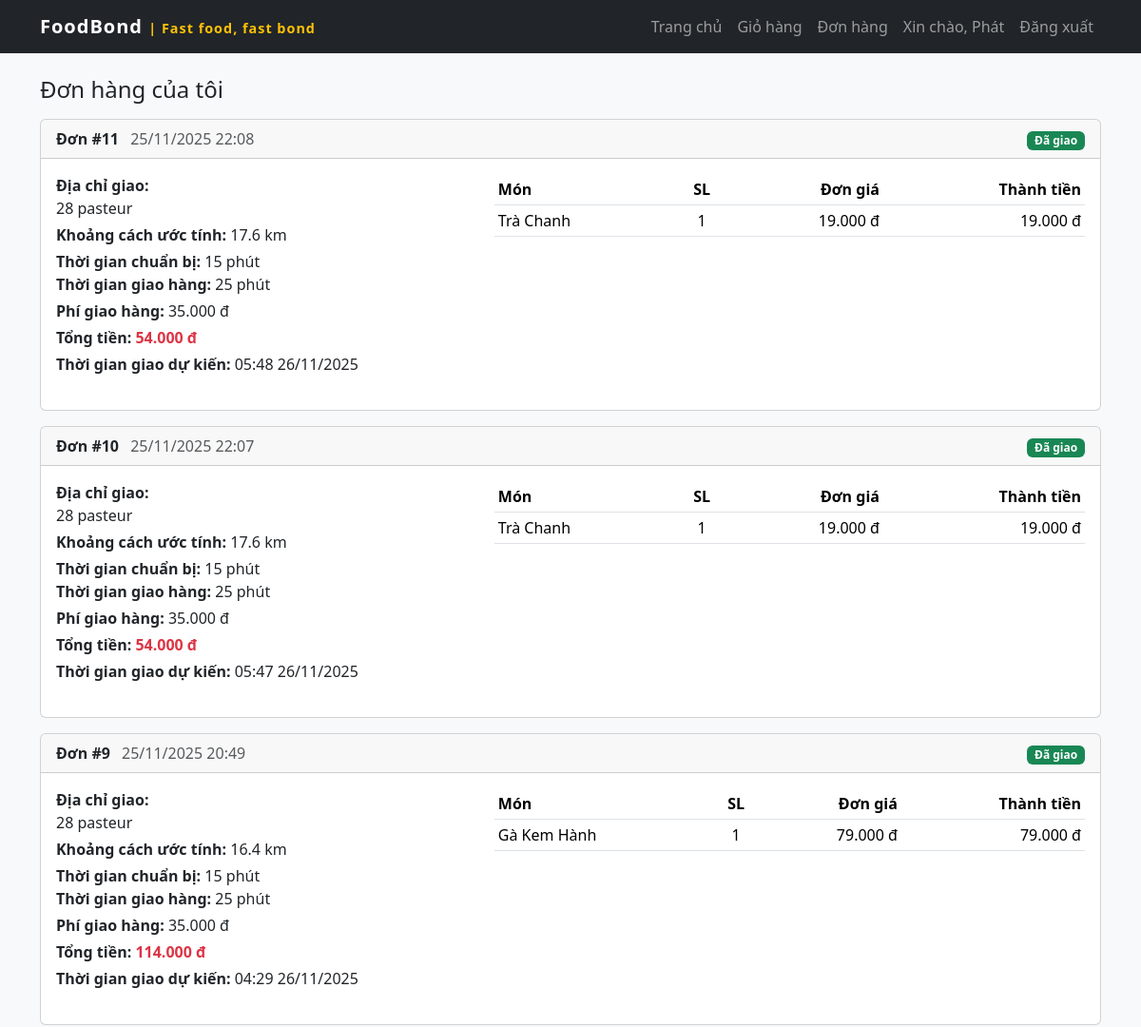
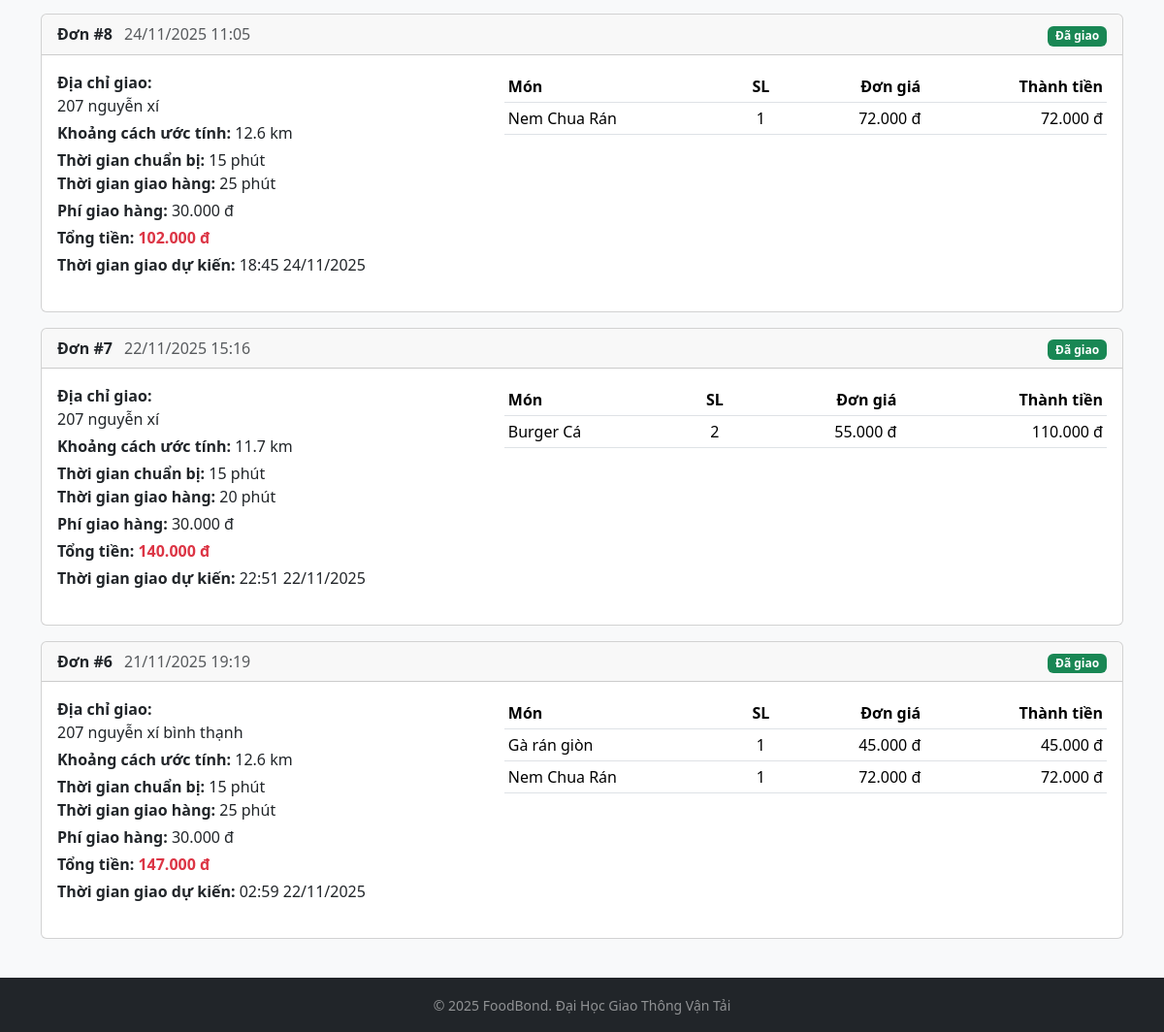
/my_orders.php (signed in), run on the app's committed database (2 pictures, top to bottom).
### tables this page shows
CREATE TABLE `orders` (
  `order_id` int(11) NOT NULL,
  `user_id` int(11) DEFAULT NULL,
  `total` decimal(10,2) DEFAULT NULL,
  `shipping_fee` int(11) NOT NULL DEFAULT 0,
  `shipping_address` varchar(255) DEFAULT NULL,
  `distance_km` decimal(5,2) DEFAULT NULL,
  `prep_minutes` int(11) NOT NULL DEFAULT 20,
  `delivery_minutes` int(11) NOT NULL DEFAULT 20,
  `status` varchar(50) DEFAULT 'pending',
  `estimated_delivery_time` datetime DEFAULT NULL,
  `created_at` timestamp NOT NULL DEFAULT current_timestamp()
);

CREATE TABLE `order_items` (
  `item_id` int(11) NOT NULL,
  `order_id` int(11) DEFAULT NULL,
  `product_id` int(11) DEFAULT NULL,
  `quantity` int(11) DEFAULT 1,
  `price` decimal(10,2) DEFAULT NULL
);

CREATE TABLE `products` (
  `product_id` int(11) NOT NULL,
  `category_id` int(11) DEFAULT NULL,
  `product_name` varchar(150) DEFAULT NULL,
  `description` text DEFAULT NULL,
  `price` decimal(10,2) DEFAULT NULL,
  `image` varchar(255) DEFAULT NULL,
  `created_at` timestamp NOT NULL DEFAULT current_timestamp()
);

### layorder.php (called while the page is built, shortened)
<?php
function update_and_get_order_status(array $row, mysqli $conn): array
{
    if ($row['status'] === 'delivered' || $row['status'] === 'cancelled') {
        return $row;
    }
    return $row;
}

### my_orders.php (the view, shortened to what this page needs)
<?php
require 'config.php';
require 'layorder.php';
$userId = (int)$_SESSION['user_id'];
$sqlOrders = "
    SELECT order_id, total, shipping_fee, shipping_address, distance_km, status,
           prep_minutes, delivery_minutes, estimated_delivery_time, created_at
    FROM orders
    WHERE user_id = ?
    ORDER BY created_at DESC
";
$stmt = mysqli_prepare($conn, $sqlOrders);
mysqli_stmt_bind_param($stmt, "i", $userId);
mysqli_stmt_execute($stmt);
$rsOrders = mysqli_stmt_get_result($stmt);
$orders = [];
$orderIds = [];
while ($row = mysqli_fetch_assoc($rsOrders)) {
    $row = update_and_get_order_status($row, $conn);
    $orders[$row['order_id']] = $row;
    $orderIds[] = $row['order_id'];
}
$itemsByOrder = [];
if (!empty($orderIds)) {
    $placeholders = implode(',', array_fill(0, count($orderIds), '?'));
    $sqlItems = "
        SELECT oi.order_id, oi.product_id, oi.quantity, oi.price, p.product_name
        FROM order_items oi
        JOIN products p ON oi.product_id = p.product_id
        WHERE oi.order_id IN ($placeholders)
        ORDER BY oi.order_id ASC, p.product_name ASC
    ";
    $stmt = mysqli_prepare($conn, $sqlItems);
    $types = str_repeat('i', count($orderIds));
    mysqli_stmt_bind_param($stmt, $types, ...$orderIds);
    mysqli_stmt_execute($stmt);
    $rsItems = mysqli_stmt_get_result($stmt);
    while ($row = mysqli_fetch_assoc($rsItems)) {
        $oid = $row['order_id'];
        if (!isset($itemsByOrder[$oid])) {
            $itemsByOrder[$oid] = [];
        }
        $itemsByOrder[$oid][] = $row;
    }
}
include 'header.php';
?>
<h2 class="h4 mb-3">Đơn hàng của tôi</h2>
<?php if (empty($orders)): ?>
    <div class="alert alert-info">
        Bạn chưa có đơn hàng nào.
        <a href="index.php" class="alert-link">Bắt đầu đặt món tại FoodBond</a>.
    </div>
<?php else: ?>
    <?php foreach ($orders as $oid => $o): ?>
        <?php
        $status = $o['status'];
        $badgeClass = 'bg-secondary';
        $label = $status;
        if ($status === 'preparing') {
            $badgeClass = 'bg-warning text-dark';
            $label = 'Đang chuẩn bị';
        } elseif ($status === 'delivering') {
            $badgeClass = 'bg-info text-dark';
            $label = 'Đang giao hàng';
        } elseif ($status === 'delivered') {
            $badgeClass = 'bg-success';
            $label = 'Đã giao';
        } elseif ($status === 'cancelled') {
            $badgeClass = 'bg-danger';
            $label = 'Đã huỷ';
        }
        ?>
        <div class="card mb-3">
            <div class="card-header d-flex justify-content-between align-items-center">
                <div>
                    <strong>Đơn #<?php echo $oid; ?></strong>
                    <span class="text-muted ms-2">
                        <?php echo date('d/m/Y H:i', strtotime($o['created_at'])); ?>
                    </span>
                </div>
                <div>
                    <span class="badge <?php echo $badgeClass; ?>">
                        <?php echo $label; ?>
                    </span>
                </div>
            </div>
            <div class="card-body">
                <div class="row">
                    <div class="col-md-5 mb-3">
                        <p class="mb-1">
                            <strong>Địa chỉ giao:</strong><br>
                            <?php echo nl2br(htmlspecialchars($o['shipping_address'])); ?>
                        </p>
                        <p class="mb-1">
                            <strong>Khoảng cách ước tính:</strong>
                            <?php echo number_format((float)$o['distance_km'], 1); ?> km
                        </p>
                        <p class="mb-1">
                            <strong>Thời gian chuẩn bị:</strong>
                            <?php echo (int)$o['prep_minutes']; ?> phút<br>
                            <strong>Thời gian giao hàng:</strong>
                            <?php echo (int)$o['delivery_minutes']; ?> phút
                        </p>
                        <p class="mb-1">
                            <strong>Phí giao hàng:</strong>
                            <?php echo number_format($o['shipping_fee'], 0, ',', '.'); ?> đ
                        </p>
                        <p class="mb-1">
                            <strong>Tổng tiền:</strong>
                            <span class="text-danger fw-bold">
                                <?php echo number_format($o['total'], 0, ',', '.'); ?> đ
                            </span>
                        </p>
                        <?php if (!empty($o['estimated_delivery_time'])):
                            $eta = new DateTime($o['estimated_delivery_time']);
                        ?>
                            <p class="mb-1">
                                <strong>Thời gian giao dự kiến:</strong>
                                <?php echo $eta->format('H:i d/m/Y'); ?>
                            </p>
                        <?php endif; ?>
                    </div>
                    <div class="col-md-7 mb-3">
                        <div class="table-responsive">
                            <table class="table table-sm align-middle mb-0">
                                <thead>
                                <tr>
                                    <th>Món</th>
                                    <th class="text-center">SL</th>
                                    <th class="text-end">Đơn giá</th>
                                    <th class="text-end">Thành tiền</th>
                                </tr>
                                </thead>
                                <tbody>
                                <?php if (!empty($itemsByOrder[$oid])): ?>
                                    <?php foreach ($itemsByOrder[$oid] as $it):
                                        $lineTotal = $it['price'] * $it['quantity'];
                                    ?>
                                        <tr>
                                            <td><?php echo htmlspecialchars($it['product_name']); ?></td>
                                            <td class="text-center"><?php echo (int)$it['quantity']; ?></td>
                                            <td class="text-end">
                                                <?php echo number_format($it['price'], 0, ',', '.'); ?> đ
                                            </td>
                                            <td class="text-end">
                                                <?php echo number_format($lineTotal, 0, ',', '.'); ?> đ
                                            </td>
                                        </tr>
                                    <?php endforeach; ?>
                                <?php endif; ?>
                                </tbody>
                            </table>
                        </div>
                    </div>
                </div>
            </div>
        </div>
    <?php endforeach; ?>
<?php endif; ?>
<?php include 'footer.php'; ?>

### header.php (style rules this page uses)
html, body { height: 100%; }
body { background-color: #f8f9fa; display: flex; flex-direction: column; }

### data on the page
orders: created_at "25/11/2025 22:08", status "Đã giao", shipping_address "28 pasteur", distance_km "17.6", prep_minutes "15", delivery_minutes "25", shipping_fee "35.000", total "54.000", estimated_delivery_time "05:48 26/11/2025"
order_items: order "11", product.product_name "Trà Chanh", quantity "1", price "19.000", lineTotal "19.000"
orders: oid "10", created_at "25/11/2025 22:07", status "Đã giao", shipping_address "28 pasteur", distance_km "17.6", prep_minutes "15", delivery_minutes "25", shipping_fee "35.000", total "54.000", estimated_delivery_time "05:47 26/11/2025"
order_items: product.product_name "Trà Chanh", quantity "1", price "19.000", lineTotal "19.000"
orders: oid "9", created_at "25/11/2025 20:49", status "Đã giao", shipping_address "28 pasteur", distance_km "16.4", prep_minutes "15", delivery_minutes "25", shipping_fee "35.000", total "114.000", estimated_delivery_time "04:29 26/11/2025"
order_items: product.product_name "Gà Kem Hành", quantity "1", price "79.000", lineTotal "79.000"
orders: oid "8", created_at "24/11/2025 11:05", status "Đã giao", shipping_address "207 nguyễn xí", distance_km "12.6", prep_minutes "15", delivery_minutes "25", shipping_fee "30.000", total "102.000", estimated_delivery_time "18:45 24/11/2025"
order_items: product.product_name "Nem Chua Rán", quantity "1", price "72.000", lineTotal "72.000"
orders: oid "7", created_at "22/11/2025 15:16", status "Đã giao", shipping_address "207 nguyễn xí", distance_km "11.7", prep_minutes "15", delivery_minutes "20", shipping_fee "30.000", total "140.000", estimated_delivery_time "22:51 22/11/2025"
order_items: product.product_name "Burger Cá", quantity "2", price "55.000", lineTotal "110.000"
orders: oid "6", created_at "21/11/2025 19:19", status "Đã giao", shipping_address "207 nguyễn xí bình thạnh", distance_km "12.6", prep_minutes "15", delivery_minutes "25", shipping_fee "30.000", total "147.000", estimated_delivery_time "02:59 22/11/2025"
order_items: product.product_name "Gà rán giòn", quantity "1", price "45.000", lineTotal "45.000"
order_items: product.product_name "Nem Chua Rán", quantity "1", price "72.000", lineTotal "72.000"

### other printed values
$_SESSION['fullname'] "Phát"
